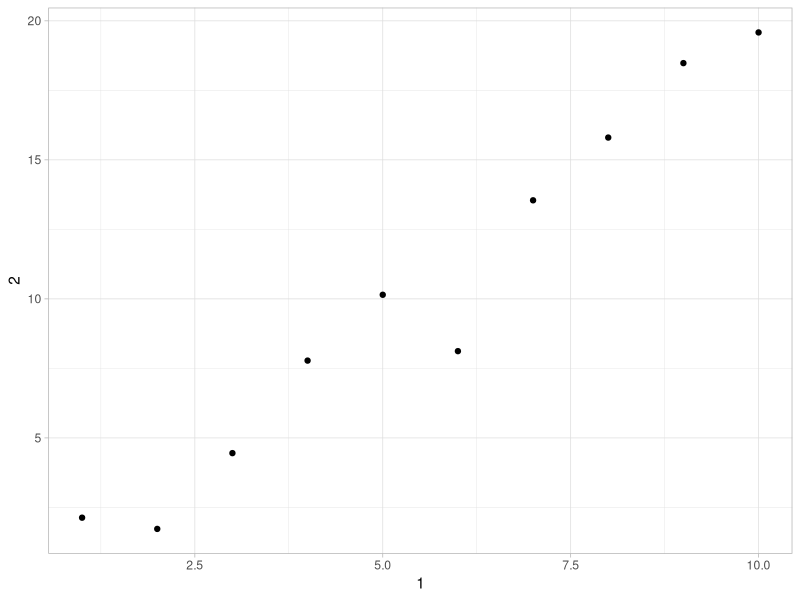

This figure's R source:
## ---- chunk 1

library(tidyverse)
library(here)
library(knitr)

theme_set(theme_light())

opts_chunk$set(
  cache = TRUE,
  message = FALSE, 
  warning = FALSE, 
  fig.width = 10, 
  fig.height = 7
  )

## ---- chunk 2

as_tibble(iris)

## ---- chunk 3

tibble(
  x = 1:5,
  y = 1,
  z = x^2 + y
)

## ---- chunk 4

tibble(
  `:)` = 1:100,
  `:(` = 2
)

## ---- chunk 5

tribble(
  ~x, ~y, ~z,
  
  "a", 2, 3.6,
  "b", 1, 8.5
)

## ---- chunk 6

as_tibble(iris) %>% print()

iris %>% print()

## ---- chunk 7

print(as_tibble(mpg), n = 15, width = Inf)

## ---- chunk 8

iris %>% View()

## ---- chunk 9

df <- tibble(
  y = 1:10,
  x = letters[1:10],
  z = rnorm(n = 10)
)

df$x

df[["x"]]

## ---- chunk 10

df %>% 
  filter(z < 0) %>% 
  .$z 

## ---- chunk 11

print(mtcars)

print(as_tibble(mtcars))

## ---- chunk 12
df <- data.frame(abc = 1, xyz = "a")

str(df)

df$x
str(df[, "xyz"])
str(df[, c("abc", "xyz")])

tib <- tibble(
  abc = 1,
  xyz = "a"
)

str(tib)

tib$x
tib[, "xyz"]
tib[, c("abc", "xyz")]

## ---- chunk 13

var <- "model"

mpg %>% 
  select(var)

## ---- chunk 14

annoying <- tibble(
  `1` = 1:10,
  `2` = `1` * 2 + rnorm(length(`1`))
  )

## ---- chunk 15

annoying %>% select(`1`)

## ---- chunk 16

annoying %>% 
  ggplot(aes(`1`, `2`)) +
  geom_point()

## ---- chunk 17

annoying <- annoying %>% 
  mutate(`3` = `2` / `1`)

## ---- chunk 18

colnames(annoying)

annoying %>% 
  rename(
    one = `1`,
    two = `2`,
    three = `3`
  )

## ---- chunk 19

?enframe

## ---- chunk 20

1:5 %>% enframe()

## ---- chunk 21

tibble(a = 1:5, b = letters[1:5]) %>% deframe()

## ---- chunk 22

as_tibble(mpg) %>% print()

